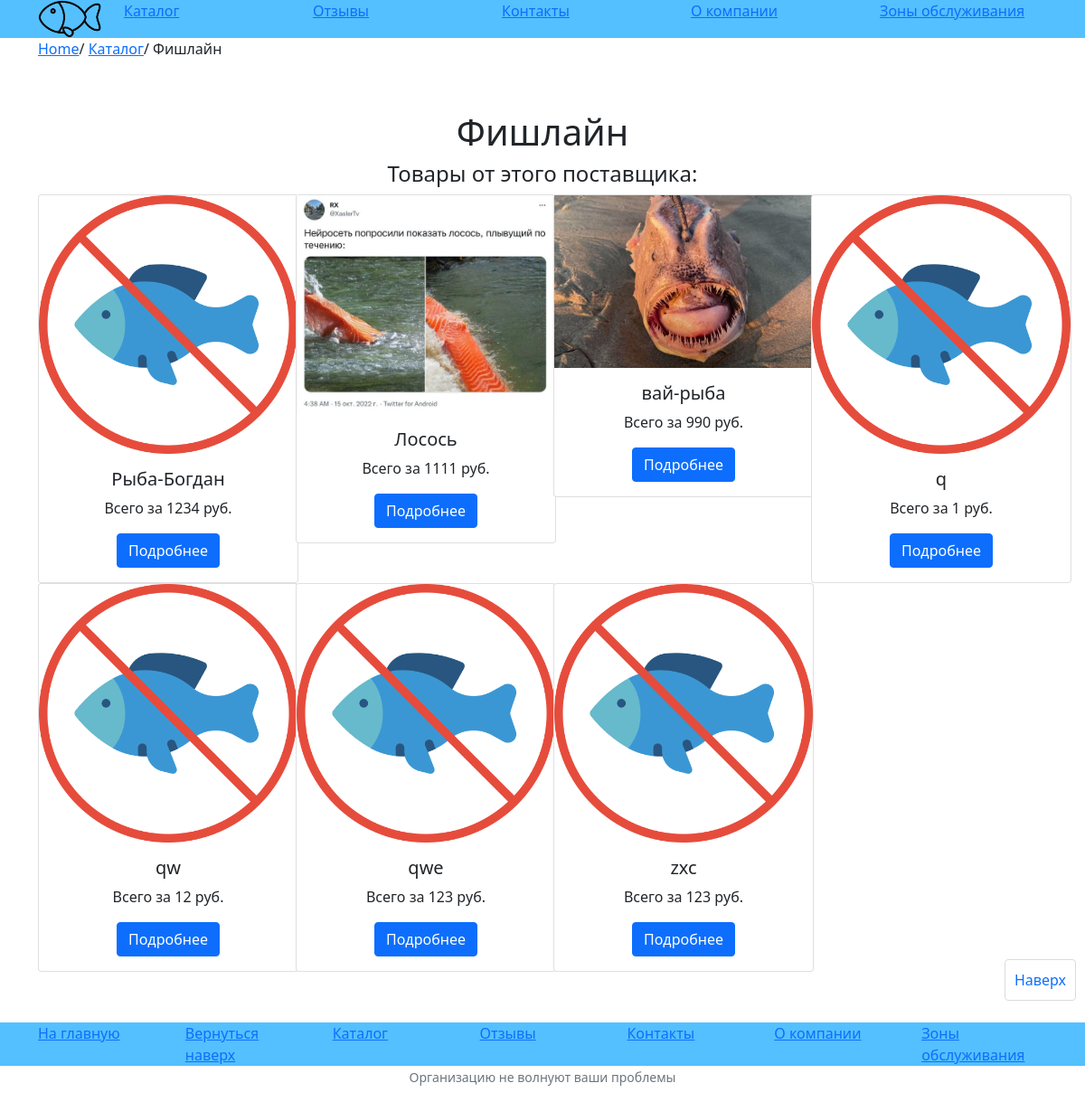
/provider/fishlajn, run on the app's committed database.
### catalog/models.py (models this page shows, shortened)
class Provider(models.Model):
    name = models.CharField(max_length=255, help_text="Название поставщика")
    slug = models.SlugField(null=False, unique=True)
    CreateDate = models.DateField(null=True)
    UpdateDate = models.DateField(null=True)

class Fish(models.Model):
    name = models.CharField(max_length=255, help_text="Название рыбы")
    price = models.IntegerField(help_text="Стоимость рыбы")
    category = models.ForeignKey(Category, on_delete=models.DO_NOTHING)
    provider = models.ForeignKey(Provider, on_delete=models.DO_NOTHING, null=True)
    active = models.BooleanField(default=0)
    slug = models.SlugField(null=False, unique=True)
    image = models.ImageField(upload_to = 'uploads/%Y/%m/%d/', null = True, blank = True,)
    attributes = models.ManyToManyField(Attribute, through='FilterInfo', related_name='attributes')
    CreateDate = models.DateField(default=datetime.date.today)
    UpdateDate = models.DateField(null=True)

### catalog/views.py (the view)
# urls.py: path('provider/<slug:slug>', ProviderDetailView, name = 'provider_detail'),
def ProviderDetailView(request, slug):
    try:
        prov = Provider.objects.get(slug=slug)
        fishies = Fish.objects.filter(provider = prov.id)
    except Provider.DoesNotExist:
        raise Http404()
    return render(request, 'provider_detail.html', {'provider':prov, 'fishies':fishies})

### catalog/templates/provider_detail.html
{% extends "base.html" %}
{% block breadcrumbs %}
<ul class="breadcrumb">
  <div class="container">
    <div class="row">
      <div class="col"><a href="/">Home</a>/
        <a href="{% url 'catalog' %}">Каталог</a>/
        {{provider.name}}
      </div>
    </div>
  </div>
</ul>
{% endblock %}
{% block content %}
{% load static %}
<div class="container text-center">
<h1>{{provider.name}}</h1>
<h4>Товары от этого поставщика:</h4>
<div class="row" >
{% if fishies %}
{% for fish in fishies %}
    <div class="col-3">
            <div class="card" style="width: 18rem;">
                {% if fish.image %}
                  <a href="/catalog/fish/{{ fish.slug }}" >
                    <img class="img-fluid" src="/{{fish.image}}" alt="sample text">
                  </a>
                {% else %}
                  <a href="/catalog/fish/{{ fish.slug }}" >
                    <img class="img-fluid" src="{% static 'fish_placeholder.png' %}" alt="sample text">
                  </a>
                {%  endif %}
                <div class="card-body">
                  <h5 class="card-title">{{ fish.name }}</h5>
                  <p class="card-text">Всего за {{ fish.price }} руб.</p>
                  <a href="/catalog/fish/{{ fish.slug }}" class="btn btn-primary">Подробнее</a>
                </div>
              </div>
            </div>
            {% endfor %}
{% else %}
    <p>None yet... But you can try another provider!</p>
{% endif %}
</div>
</div>
{% endblock %}

### data on the page
Provider: name "Фишлайн"
Fish: name "Рыба-Богдан", price "1234"
Fish: image (picture), name "Лосось", price "1111"
Fish: image (picture), name "вай-рыба", price "990"
Fish: name "q", price "1"
Fish: name "qw", price "12"
Fish: name "qwe", price "123"
Fish: name "zxc", price "123"
